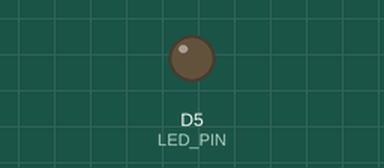
Recording of a sketch running on a simulated ESP8266 (NodeMCU). Parts: output pins drawn as LEDs (lit = HIGH). What the sketch prints to the serial monitor is not drawn.

Above: at 0.05 s.
At 4.65 s:
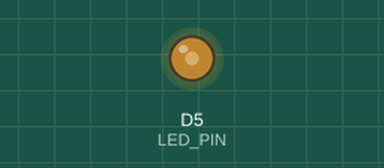
At 9.35 s:
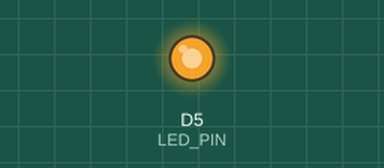
At 18.65 s:
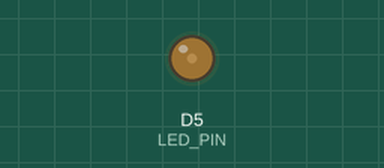
Timing chart, 0 to 26.8 s (numbered marks = the images above):
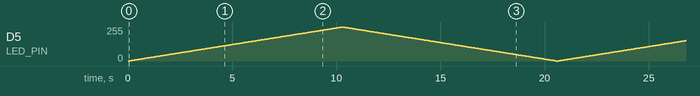

The sketch:

Brightness_Control.ino
```cpp
#define LED_PIN D5

void setup() {
  pinMode(LED_PIN, OUTPUT);
  Serial.begin(115200);
}

void loop() {
  for (int i = 0; i <= 1023; i++) {
    analogWrite(LED_PIN, i);
    Serial.print("i = ");
    Serial.println(i);
    delay(10);
  }
  for (int i = 1023; i >= 0; i--) {
    analogWrite(LED_PIN, i);
    Serial.print("i = ");
    Serial.println(i);
    delay(10);
  }
}
```
